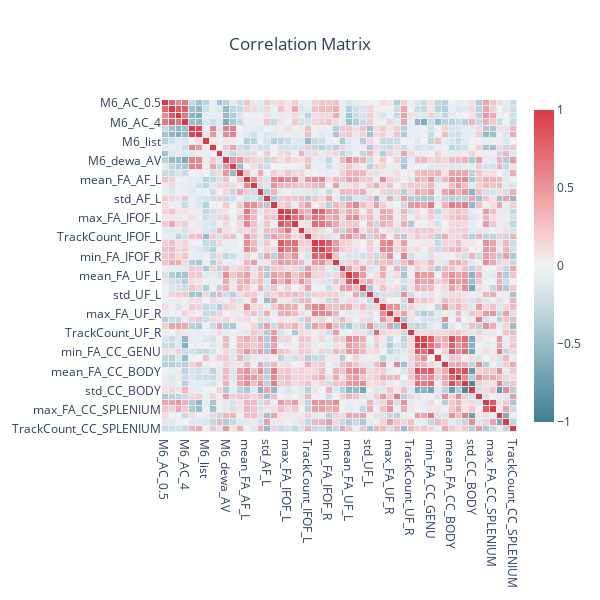

Write notebook code for a chart like this one.
### Code cell
plot_corr(dfT2)

### Figure 1 — Plotly figure (JSON) as saved in the notebook; plotly's stock layout.template omitted (floating-point values rounded to 4 significant figures; data arrays with more than 128 entries replaced by an {"elided": "..."} marker saying what was removed)
{"data": [{"colorbar": {"thickness": 20, "ticklen": 3}, "colorscale": [[0, "#3f7f93"], [0.071, "#5890a1"], [0.143, "#72a1b0"], [0.214, "#8cb3bf"], [0.286, "#a7c5cf"], [0.357, "#c0d6dd"], [0.429, "#dae8ec"], [0.5, "#f2f2f2"], [0.571, "#f7d7d9"], [0.643, "#f2bcc0"], [0.714, "#eda3a9"], [0.786, "#e8888f"], [0.857, "#e36e76"], [0.929, "#de535e"], [1, "#d93a46"]], "hoverinfo": "text", "hovertext": {"elided": "52x52 str values"}, "type": "heatmap", "x": ["M6_AC_0.5", "M6_AC_1", "M6_AC_2", "M6_AC_4", "M6_WRS_CI_65dB", "M6_AWRS_CI", "M6_list", "M6_CAP", "M6_SIR", "M6_dewa_AV", "M6_dewa_A", "M6_dewa_diff", "mean_FA_AF_L", "max_FA_AF_L", "min_FA_AF_L", "std_AF_L", "TrackCount_AF_L", "mean_FA_IFOF_L", "max_FA_IFOF_L", "min_FA_IFOF_L", "std_IFOF_L", "TrackCount_IFOF_L", "mean_FA_IFOF_R", "max_FA_IFOF_R", "min_FA_IFOF_R", "std_IFOF_R", "TrackCount_IFOF_R", "mean_FA_UF_L", "max_FA_UF_L", "min_FA_UF_L", "std_UF_L", "TrackCount_UF_L", "mean_FA_UF_R", "max_FA_UF_R", "min_FA_UF_R", "std_UF_R", "TrackCount_UF_R", "mean_FA_CC_GENU", "max_FA_CC_GENU", "min_FA_CC_GENU", "std_CC_GENU", "TrackCount_CC_GENU", "mean_FA_CC_BODY", "max_FA_CC_BODY", "min_FA_CC_BODY", "std_CC_BODY", "TrackCount_CC_BODY", "mean_FA_CC_SPLENIUM", "max_FA_CC_SPLENIUM", "min_FA_CC_SPLENIUM", "std_CC_SPLENIUM", "TrackCount_CC_SPLENIUM"], "xgap": 1, "y": ["M6_AC_0.5", "M6_AC_1", "M6_AC_2", "M6_AC_4", "M6_WRS_CI_65dB", "M6_AWRS_CI", "M6_list", "M6_CAP", "M6_SIR", "M6_dewa_AV", "M6_dewa_A", "M6_dewa_diff", "mean_FA_AF_L", "max_FA_AF_L", "min_FA_AF_L", "std_AF_L", "TrackCount_AF_L", "mean_FA_IFOF_L", "max_FA_IFOF_L", "min_FA_IFOF_L", "std_IFOF_L", "TrackCount_IFOF_L", "mean_FA_IFOF_R", "max_FA_IFOF_R", "min_FA_IFOF_R", "std_IFOF_R", "TrackCount_IFOF_R", "mean_FA_UF_L", "max_FA_UF_L", "min_FA_UF_L", "std_UF_L", "TrackCount_UF_L", "mean_FA_UF_R", "max_FA_UF_R", "min_FA_UF_R", "std_UF_R", "TrackCount_UF_R", "mean_FA_CC_GENU", "max_FA_CC_GENU", "min_FA_CC_GENU", "std_CC_GENU", "TrackCount_CC_GENU", "mean_FA_CC_BODY", "max_FA_CC_BODY", "min_FA_CC_BODY", "std_CC_BODY", "TrackCount_CC_BODY", "mean_FA_CC_SPLENIUM", "max_FA_CC_SPLENIUM", "min_FA_CC_SPLENIUM", "std_CC_SPLENIUM", "TrackCount_CC_SPLENIUM"], "ygap": 1, "z": {"elided": "52x52 float values"}, "zmax": 1, "zmin": -1}], "layout": {"height": 600, "title": {"text": "Correlation Matrix", "x": 0.5}, "width": 600, "xaxis": {"showgrid": false}, "yaxis": {"autorange": "reversed", "showgrid": false}}}
